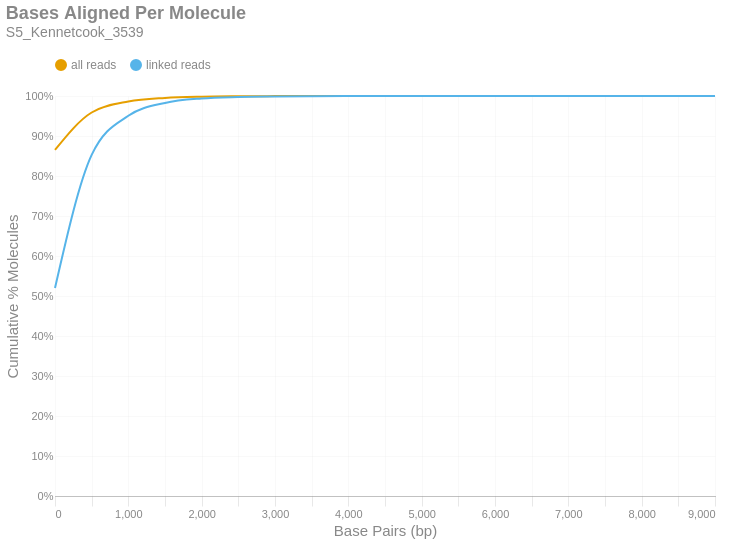

This figure's notebook cell:
### Markdown cell above
### Bases Aligned Per Molecule
This is a cumulative frequency distribution showing the number of base pairs aligned per unique molecule. These data are shown in 500 bp bins. There are two distributions: one with `all reads` (yellow) and another with only `linked reads` (blue). The percent of molecules in the `linked reads` distribution is relative to the total number of linked molecules.

### Code cell
if SKIPLR:
    print_html(f"Skipped")
else:
    binned_df = consolidated_hist(valids['aligned_bp'], mask, 500, True)
    with SafeRender(binned_df):
        (
            density_plot(binned_df, 'Bases Aligned Per Molecule', samplename, 'basesper')
            .encode(
                x=alt.X('bin:Q', title="Base Pairs (bp)").axis(tickMinStep=500).scale(padding=0),
                y=alt.Y('value:Q', title='Cumulative % Molecules')
                    .axis(format='%')
                    .scale(domain = [0,1])
                    .stack(False),
                color=alt.Color("key:N").scale(domain = ["all reads", "linked reads"]),
                tooltip = [
                    alt.Tooltip("key:N", title = "Data Type"),
                    alt.Tooltip("range_label:N", title="Bases Aligned Per Molecule"),
                    alt.Tooltip("value:Q", format = ".2%", title="% Molecules (Cum.)")
                ]
            )
        ).display()

### Figure 1 — Vega-Lite specification as saved in the notebook (floating-point values rounded to 4 significant figures)
{"width": "container", "height": 400, "config": {"title": {"anchor": "start", "dy": -15, "fontSize": 18, "color": "#888888", "subtitleColor": "#888888", "subtitleFontSize": 14}, "arc": {"fill": "#0072B2"}, "axis": {"domainColor": "#888888", "domainWidth": 0.5, "gridWidth": 0.2, "grid": false, "titleFontWeight": 400, "titleFontSize": 15, "labelFontSize": 11, "labelColor": "#888888", "tickColor": "#888888", "tickWidth": 0.2, "titleColor": "#888888"}, "axisBand": {"grid": false}, "axisX": {"grid": true, "tickSize": 10, "domainCap": "round"}, "axisY": {"domain": false, "grid": true, "tickSize": 0, "domainCap": "round"}, "background": "transparent", "header": {"labelFontSize": 15, "labelColor": "#888888", "titleFontSize": 15, "titleFontWeight": 600, "titleColor": "#888888"}, "legend": {"labelFont": "sans-serif", "labelFontSize": 12, "labelColor": "#888888", "symbolSize": 100, "symbolType": "circle", "titleFontSize": 12, "titlePadding": 10, "titleColor": "#888888", "title": null, "orient": "top"}, "range": {"category": ["#E69F00", "#56B4E9", "#009E73", "#F0E442", "#0072B2", "#D55E00", "#CC79A7", "#000000"], "diverging": ["#cfe8f3", "#a2d4ec", "#73bfe2", "#46abdb", "#1696d2", "#12719e"]}, "area": {"fill": "#0072B2", "fillOpacity": 0.7, "line": true, "strokeOpacity": 0.7}, "line": {"color": "#0072B2", "stroke": "#0072B2", "strokeWidth": 2}, "trail": {"color": "#0072B2", "stroke": "#0072B2", "strokeWidth": 0, "size": 1}, "point": {"filled": true, "fillOpacity": 1.0, "size": 95}, "text": {"color": "#888888", "fontSize": 11, "align": "right", "fontWeight": 400, "size": 11}, "bar": {"fill": "#0072B2", "stroke": null}, "view": {"stroke": null, "continuousWidth": 660, "continuousHeight": 400}}, "data": {"name": "data-5113043a29d812c6b2d89a973540df6b"}, "mark": {"type": "line", "interpolate": "monotone", "point": {"opacity": 0, "size": 275}}, "encoding": {"color": {"field": "key", "scale": {"domain": ["all reads", "linked reads"]}, "type": "nominal"}, "tooltip": [{"field": "key", "title": "Data Type", "type": "nominal"}, {"field": "range_label", "title": "Bases Aligned Per Molecule", "type": "nominal"}, {"field": "value", "format": ".2%", "title": "% Molecules (Cum.)", "type": "quantitative"}], "x": {"axis": {"tickMinStep": 500}, "field": "bin", "scale": {"padding": 0}, "title": "Base Pairs (bp)", "type": "quantitative"}, "y": {"axis": {"format": "%"}, "field": "value", "scale": {"domain": [0, 1]}, "stack": false, "title": "Cumulative % Molecules", "type": "quantitative"}}, "params": [{"name": "param_c36ac31b6afebe62", "select": {"type": "point", "fields": ["key"]}, "bind": "legend"}], "title": {"text": "Bases Aligned Per Molecule", "subtitle": "S5_Kennetcook_3539"}, "transform": [{"fold": ["all reads (cumsum)", "linked reads (cumsum)"]}, {"calculate": "replace(datum.key, ' (cumsum)', '')", "as": "key"}, {"filter": {"param": "param_c36ac31b6afebe62"}}], "usermeta": {"embedOptions": {"downloadFileName": "S5_Kennetcook_3539.basesper"}}, "$schema": "https://vega.github.io/schema/vega-lite/v6.1.0.json", "datasets": {"data-5113043a29d812c6b2d89a973540df6b": [{"bin": "0.0", "interval": "0.0-500.0", "all reads": 0.8652, "linked reads": 0.5198, "all reads (cumsum)": 0.8652, "linked reads (cumsum)": 0.5198, "range_label": "0-499"}, {"bin": "500.0", "interval": "500.0-1000.0", "all reads": 0.0936, "linked reads": 0.3328, "all reads (cumsum)": 0.9588, "linked reads (cumsum)": 0.8526, "range_label": "500-999"}, {"bin": "1000.0", "interval": "1000.0-1500.0", "all reads": 0.02743, "linked reads": 0.09805, "all reads (cumsum)": 0.9862, "linked reads (cumsum)": 0.9507, "range_label": "1000-1499"}, {"bin": "1500.0", "interval": "1500.0-2000.0", "all reads": 0.008969, "linked reads": 0.03206, "all reads (cumsum)": 0.9952, "linked reads (cumsum)": 0.9827, "range_label": "1500-1999"}, {"bin": "2000.0", "interval": "2000.0-2500.0", "all reads": 0.003134, "linked reads": 0.0112, "all reads (cumsum)": 0.9983, "linked reads (cumsum)": 0.9939, "range_label": "2000-2499"}, {"bin": "2500.0", "interval": "2500.0-3000.0", "all reads": 0.001023, "linked reads": 0.003655, "all reads (cumsum)": 0.9993, "linked reads (cumsum)": 0.9976, "range_label": "2500-2999"}, {"bin": "3000.0", "interval": "3000.0-3500.0", "all reads": 0.0003831, "linked reads": 0.001369, "all reads (cumsum)": 0.9997, "linked reads (cumsum)": 0.999, "range_label": "3000-3499"}, {"bin": "3500.0", "interval": "3500.0-4000.0", "all reads": 0.0001651, "linked reads": 0.0005903, "all reads (cumsum)": 0.9999, "linked reads (cumsum)": 0.9996, "range_label": "3500-3999"}, {"bin": "4000.0", "interval": "4000.0-4500.0", "all reads": 6.985e-05, "linked reads": 0.0002497, "all reads (cumsum)": 0.9999, "linked reads (cumsum)": 0.9998, "range_label": "4000-4499"}, {"bin": "4500.0", "interval": "4500.0-5000.0", "all reads": 2.903e-05, "linked reads": 0.0001038, "all reads (cumsum)": 1.0, "linked reads (cumsum)": 0.9999, "range_label": "4500-4999"}, {"bin": "5000.0", "interval": "5000.0-5500.0", "all reads": 1.264e-05, "linked reads": 4.517e-05, "all reads (cumsum)": 1.0, "linked reads (cumsum)": 1.0, "range_label": "5000-5499"}, {"bin": "5500.0", "interval": "5500.0-6000.0", "all reads": 7.856e-06, "linked reads": 2.808e-05, "all reads (cumsum)": 1.0, "linked reads (cumsum)": 1.0, "range_label": "5500-5999"}, {"bin": "6000.0", "interval": "6000.0-6500.0", "all reads": 8.539e-07, "linked reads": 3.052e-06, "all reads (cumsum)": 1.0, "linked reads (cumsum)": 1.0, "range_label": "6000-6499"}, {"bin": "6500.0", "interval": "6500.0-7000.0", "all reads": 8.539e-07, "linked reads": 3.052e-06, "all reads (cumsum)": 1.0, "linked reads (cumsum)": 1.0, "range_label": "6500-6999"}, {"bin": "7000.0", "interval": "7000.0-7500.0", "all reads": 6.831e-07, "linked reads": 2.442e-06, "all reads (cumsum)": 1.0, "linked reads (cumsum)": 1.0, "range_label": "7000-7499"}, {"bin": "7500.0", "interval": "7500.0-8000.0", "all reads": 8.539e-07, "linked reads": 3.052e-06, "all reads (cumsum)": 1.0, "linked reads (cumsum)": 1.0, "range_label": "7500-7999"}, {"bin": "8000.0", "interval": "8000.0-8500.0", "all reads": 0.0, "linked reads": 0.0, "all reads (cumsum)": 1.0, "linked reads (cumsum)": 1.0, "range_label": "8000-8499"}, {"bin": "8500.0", "interval": "8500.0-9000.0", "all reads": 0.0, "linked reads": 0.0, "all reads (cumsum)": 1.0, "linked reads (cumsum)": 1.0, "range_label": "8500-8999"}, {"bin": "9000.0", "interval": "9000.0-9500.0", "all reads": 1.708e-07, "linked reads": 6.105e-07, "all reads (cumsum)": 1.0, "linked reads (cumsum)": 1.0, "range_label": "9000-9499"}]}}
